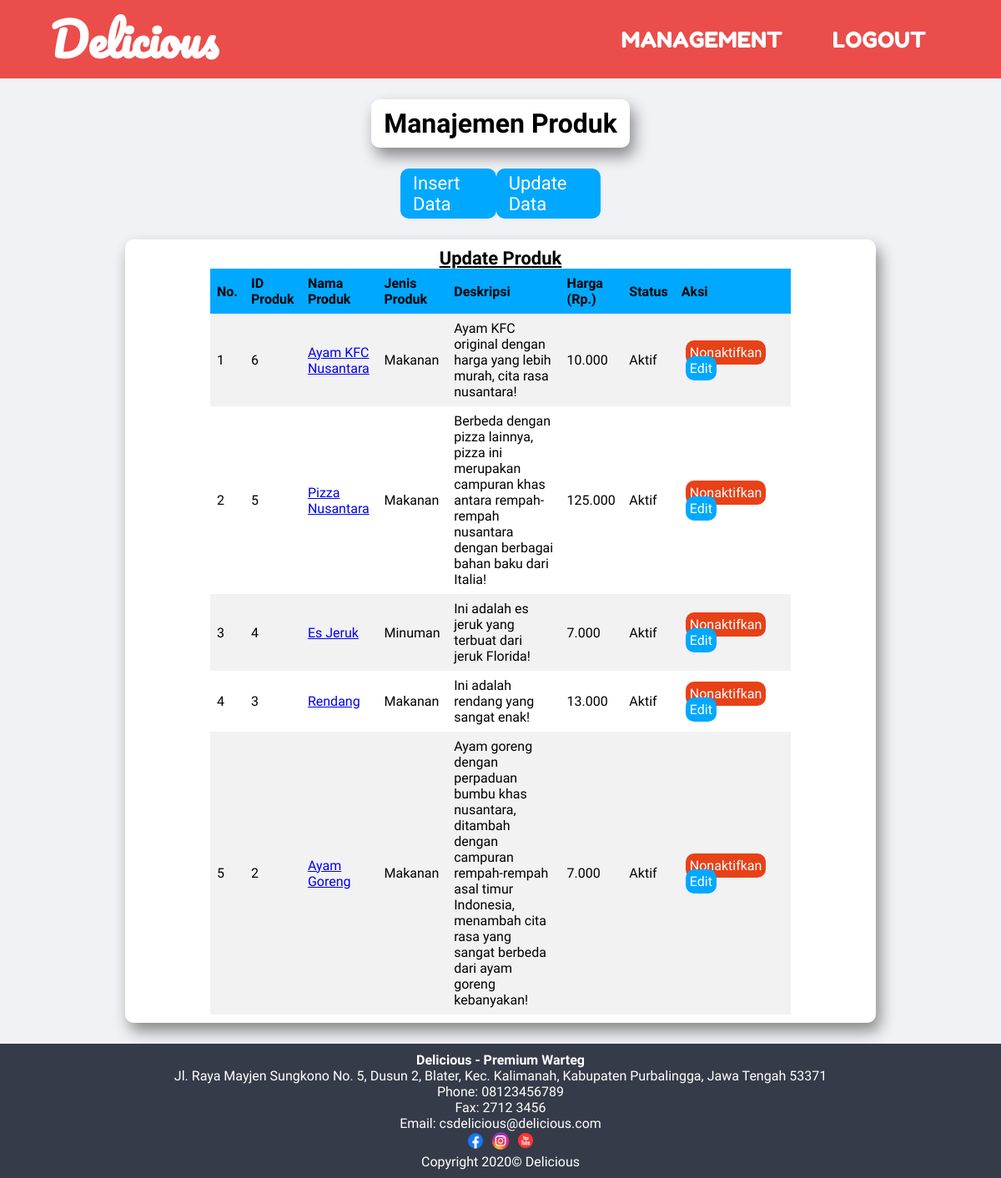
/management-food.php (signed in), run on the app's committed database.
### tables this page shows
CREATE TABLE `produk` (
  `id_produk` int(11) NOT NULL,
  `nama_produk` varchar(40) NOT NULL,
  `jenis_produk` enum('makanan','minuman') NOT NULL,
  `deskripsi` varchar(1000) NOT NULL,
  `harga` int(11) NOT NULL,
  `status` enum('aktif','nonaktif') NOT NULL
);

### include/class/connect.php (called while the page is built, shortened)
<?php
    class Dbh{
        protected function connect(){
            $this->servername = "localhost";
            $this->username = "root";
            $this->password = "";
            $this->dbname = "delicious";
            $conn = new mysqli($this->servername,$this->username,$this->password,$this->dbname);
            return $conn;
        }
    }
?>

### include/class/product.php (called while the page is built, shortened)
<?php
    class Product extends Dbh{
        public function showAllProduct(){
            $sql = "SELECT * FROM produk ORDER BY id_produk DESC";
            $execute = $this->connect()->query($sql);
            if($execute->num_rows > 0){
                while ($row = $execute->fetch_assoc()){
                    $data[] = $row;
                }
                return $data;
            }else{
                $execute->close();
                return false;
            }
        }
    }
?>

### management-food.php (the view, shortened to what this page needs)
<?php
    include ('include/class/connect.php');
    include ('include/class/product.php');
?>
<?php
    $product = new Product();
?>
<!DOCTYPE html>
<html lang="en">
<head>
    <?php include ('include/head.php') ?>
    <link rel="stylesheet" href="style/management-data.css" type="text/css">
</head>
<body>
    <?php include ('include/nav.php') ?>
    <main>
        <div class="main-container">
            <h1 class="title">Manajemen Produk</h1>
            <div class="management-button-main-container">
                <a href="management-food-insert.php" class="blue-button">Insert Data</a>
                <a href="management-food.php" class="blue-button">Update Data</a>
            </div>
            <div class="sub-container" style="width: 75%;">
                <h3 class="sub-title">Update Produk</h3>
                <div class="insert-form">
                    <?php if($product->showAllProduct() == false): ?>
                        <h3>Belum ada data produk yang diinput!</h3>
                    <?php else: ?>
                        <?php $nomor = 1 ?>
                        <table class='update-table-food'>
                        <tr>
                            <th>No.</th>
                            <th>ID Produk</th>
                            <th>Nama Produk</th>
                            <th>Jenis Produk</th>
                            <th>Deskripsi</th>
                            <th>Harga (Rp.)</th>
                            <th>Status</th>
                            <th style="width: 20%;">Aksi</th>
                        </tr>
                        <?php foreach($product->showAllProduct() as $result): ?>
                            <tr>
                                <td><?php echo $nomor ?></td>
                                <td><?php echo $result['id_produk'] ?></td>
                                <td><a href='detail.php?id_produk=<?php echo $result['id_produk'] ?>'><?php echo $result['nama_produk'] ?></a></td>
                                <td><?php echo ucfirst($result['jenis_produk']) ?></td>
                                <td><?php echo nl2br($result['deskripsi']) ?></td>
                                <td><?php echo number_format($result['harga'], 0, ',', '.') ?></td>
                                <td><?php echo ucfirst($result['status']) ?>
                                <?php if ($result['status'] == 'aktif'): ?>
                                    <td><a class ='red-button edit' href='status-food.php?id_produk=<?php echo $result['id_produk'] ?>'>Nonaktifkan</a>
                                <?php else: ?>
                                    <td><a class='green-button edit' href='status-food.php?id_produk=<?php echo $result['id_produk'] ?>'>Aktifkan</a>
                                <?php endif ?>
                                <a class='blue-button edit' href='management-food-update.php?id_produk=<?php echo $result['id_produk'] ?>'>Edit</a></td>
                            </tr>
                            <?php $nomor ++ ?>
                        <?php endforeach ?>
                        </table>
                    <?php endif ?>
                </div>
            </div>
        </div>
    </main>
    <?php include ('include/footer.php') ?>
</body>
</html>

### style/index.css (style rules this page uses)
* { margin: 0; padding: 0; box-sizing: border-box; font-family: 'Baloo Tamma 2', cursive; }
body { width: 100%; height: 100%; display: flex; flex-direction: column; justify-content: space-between; align-items: center; min-height: 100vh; }
main { width: 100%; display: flex; flex-grow: 1; background-color:#f1f2f6; }

### style/management-data.css (style rules this page uses)
main { justify-content: space-around; align-items: center; flex-direction: column; }
.main-container { margin: 25px 0; width: 100%; display: flex; justify-content: space-around; align-items: center; flex-direction: column; }
.title { padding: 10px 15px; background-color: white; border-radius: 10px; box-shadow: 5px 10px 18px #888888; }
.sub-title { text-decoration: underline; text-align: center; font-size: 22px; }
.management-button-main-container { width: 20%; display: flex; flex-direction: row; justify-content: space-around; align-items: center; margin: 25px 0; }
.sub-container { padding: 10px 15px; border-radius: 10px; width: 30%; display: flex; flex-direction: column; justify-content: center; align-items: center; background-color: white; box-shadow: 5px 10px 18px #888888; }
.insert-form { width: 80%; display: flex; flex-direction: column; }
.update-table-food { border-collapse: collapse; width: 100%; }
.update-table-food th, .update-table-food td { text-align: left; padding: 8px; }
.update-table-food th { background-color: #00a8ff; }
.update-table-food tr:nth-child(even) { background-color: #f2f2f2; }
.blue-button { text-decoration: none; font-size: 22px; color: white; padding: 5px 15px; background-color: #00a8ff; border-radius: 10px; transition: 0.5s; cursor: pointer; }
.red-button { text-decoration: none; font-size: 22px; color: white; padding: 5px 15px; background-color: #e84118; border-radius: 10px; transition: 0.5s; }
.edit { margin: 0 5px; padding: 5px; font-size: 16px; }

### data on the page
produk: id_produk "6", nama_produk "Ayam KFC Nusantara", jenis_produk "Makanan", deskripsi "Ayam KFC original dengan harga yang lebih murah, cita rasa nusantara!", harga "10.000", status "Aktif"
produk: id_produk "5", nama_produk "Pizza Nusantara", jenis_produk "Makanan", deskripsi "Berbeda dengan pizza lainnya, pizza ini merupakan campuran khas antara rempah-rempah nusantara dengan berbagai bahan baku dari Italia!", harga "125.000", status "Aktif"
produk: id_produk "4", nama_produk "Es Jeruk", jenis_produk "Minuman", deskripsi "Ini adalah es jeruk yang terbuat dari jeruk Florida!", harga "7.000", status "Aktif"
produk: id_produk "3", nama_produk "Rendang", jenis_produk "Makanan", deskripsi "Ini adalah rendang yang sangat enak!", harga "13.000", status "Aktif"
produk: id_produk "2", nama_produk "Ayam Goreng", jenis_produk "Makanan", deskripsi "Ayam goreng dengan perpaduan bumbu khas nusantara, ditambah dengan campuran rempah-rempah asal timur Indonesia, menambah cita rasa yang sangat berbeda dari ayam goreng kebanyakan!", harga "7.000", status "Aktif"
